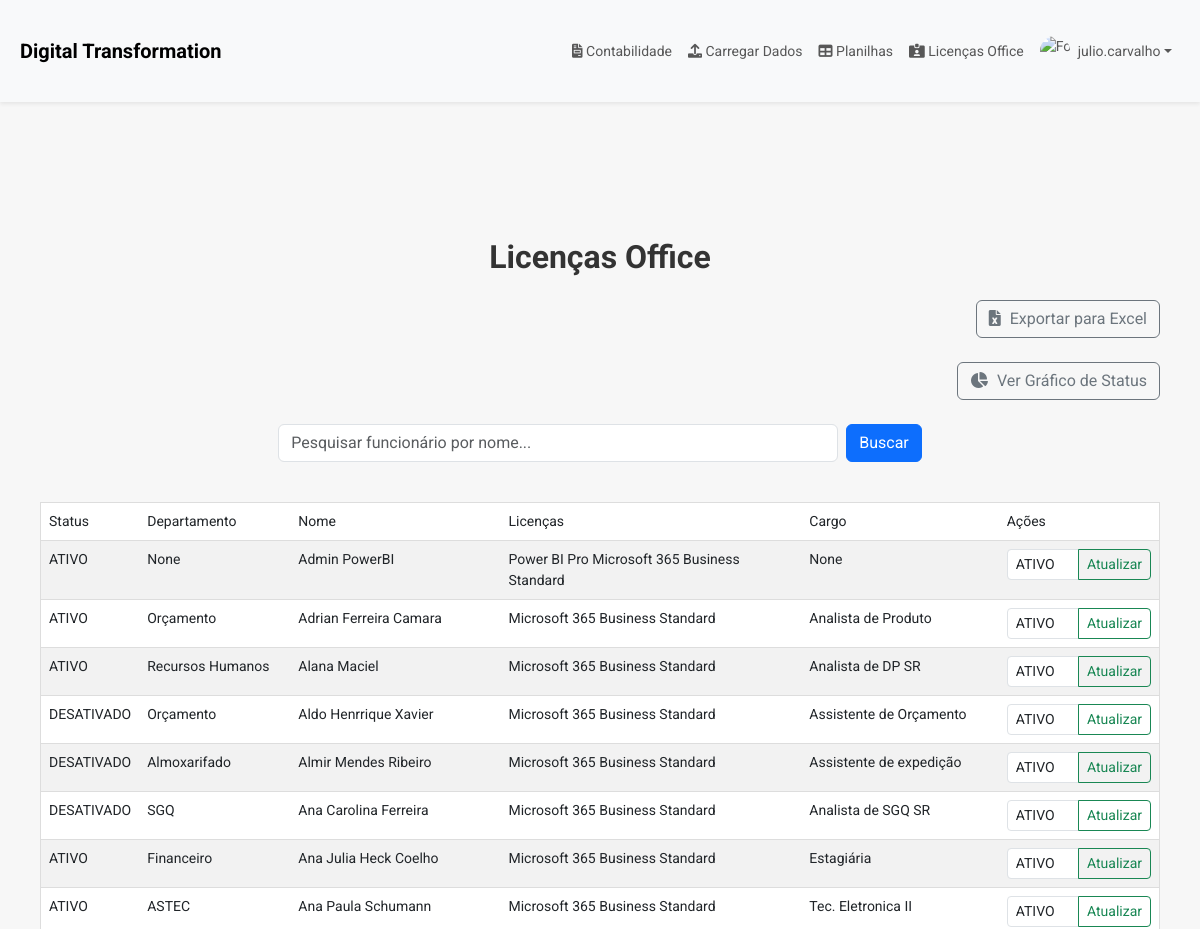
/listar_funcionarios (signed in, upper part), run on an earlier commit of the app's database.
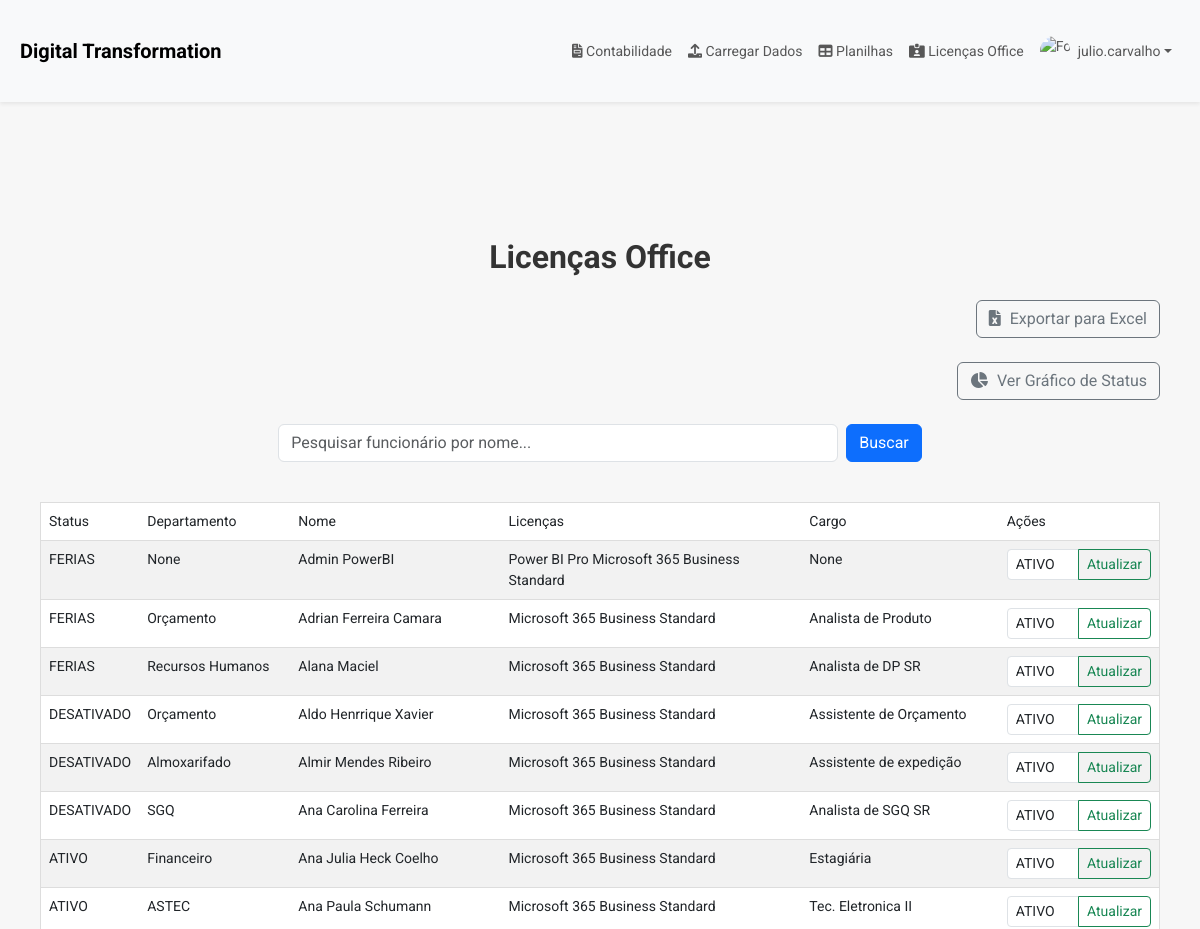
And on a later commit of the database.
### models/models.py (models this page shows, shortened)
class Funcionario(db.Model):
    __tablename__ = 'funcionarios'
    id = db.Column(db.Integer, primary_key=True)
    status = db.Column(db.String(20), nullable=True)
    departamento = db.Column(db.String(100), nullable=True)
    nome = db.Column(db.String(150), nullable=True)
    licencas = db.Column(db.String(100), nullable=True)
    cargo = db.Column(db.String(100), nullable=True)
    email = db.Column(db.String(150), nullable=True)

### routes/routes.py (the view, shortened to what this page needs)
@routes.route('/listar_funcionarios', methods=['GET', 'POST'])
@login_required
def listar_funcionarios():
    form = AlterarStatusForm()
    nome = request.args.get('nome', '')
    if nome:
        funcionarios = Funcionario.query.filter(Funcionario.nome.ilike(f'%{nome}%')).all()
    else:
        funcionarios = Funcionario.query.all()
    return render_template('listar_funcionarios.html', funcionarios=funcionarios, form=form)

### forms/forms.py
class AlterarStatusForm(FlaskForm):
    novo_status = SelectField('Novo Status', choices=[('ATIVO', 'ATIVO'), ('DESATIVADO', 'DESATIVADO'),('FERIAS', 'FERIAS')], default='', validators=[DataRequired()])
    submit = SubmitField('Alterar Status')

### routes/routes.py (called while the page is built)
@login_manager.user_loader
def load_user(user_id: int) -> Optional[User]:
    return User.query.get(int(user_id))

### templates/listar_funcionarios.html (shortened to what this page needs)
{% extends "base.html" %}
{% block content %}
<div class="container mt-5">
    <h2 class="text-center mb-4">Licenças Office</h2>
    <div class="d-flex justify-content-end mb-4">
        <a href="{{ url_for('routes.exportar_funcionarios') }}" class="btn btn-outline-secondary">
            <i class="fas fa-file-excel"></i> Exportar para Excel
        </a>
    </div>
    <div class="d-flex justify-content-end mb-4">
        <a href="{{ url_for('routes.grafico_status') }}" class="btn btn-outline-secondary">
            <i class="fas fa-chart-pie"></i> Ver Gráfico de Status
        </a>
    </div>
    <form method="GET" class="mb-4 d-flex justify-content-center">
        <input type="text" name="nome" class="form-control w-50 me-2" placeholder="Pesquisar funcionário por nome..." value="{{ request.args.get('nome', '') }}">
        <button type="submit" class="btn btn-primary">Buscar</button>
    </form>
        <div class="table-responsive funcionarios-table">
            <table class="table table-striped">
                <thead>
                    <tr>
                        <th>Status</th>
                        <th>Departamento</th>
                        <th>Nome</th>
                        <th>Licenças</th>
                        <th>Cargo</th>
                        <th>Ações</th>
                    </tr>
                </thead>
                <tbody>
                    {% for funcionario in funcionarios %}
                    <tr>
                        <td data-label="Status">{{ funcionario.status }}</td>
                        <td data-label="Departamento">{{ funcionario.departamento }}</td>
                        <td data-label="Nome">{{ funcionario.nome }}</td>
                        <td data-label="Licenças">{{ funcionario.licencas }}</td>
                        <td data-label="Cargo">{{ funcionario.cargo }}</td>
                        <td>
                            <form method="POST" action="{{ url_for('routes.alterar_status', funcionario_id=funcionario.id) }}">
                                <div class="input-group">
                                    {{ form.novo_status(class="form-control form-control-sm") }}
                                    <button type="submit" class="btn btn-outline-success btn-sm">Atualizar</button>
                                </div>
                            </form>
                        </td>
                    </tr>
                    {% endfor %}
                </tbody>
            </table>
        </div>
</div>
{% endblock %}

What changed in the data, as far as the page shows it:
changed Funcionario "None": status "ATIVO" → "FERIAS"
changed Funcionario "Adrian Ferreira Camara": status "ATIVO" → "FERIAS"
changed Funcionario "Recursos Humanos": status "ATIVO" → "FERIAS"
